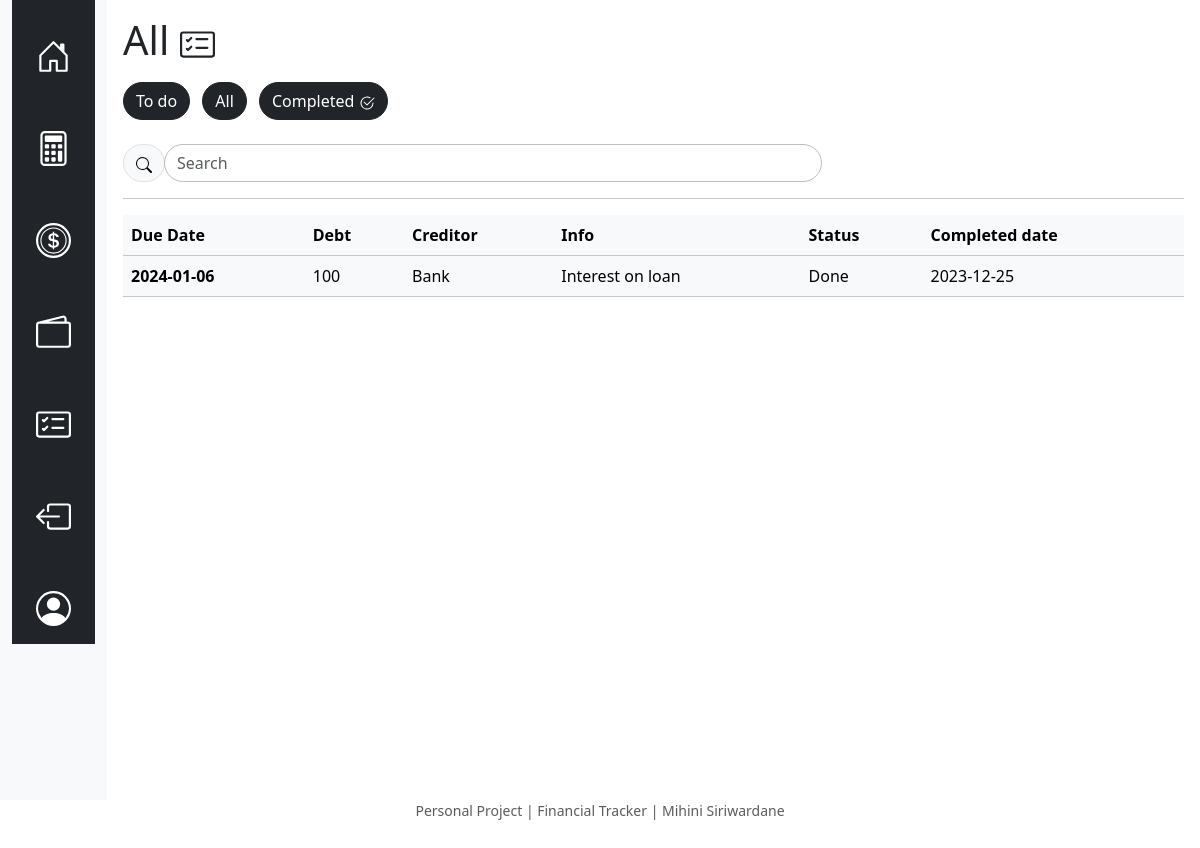
The page /all (signed in) on the database its author committed.
### tables this page shows
CREATE TABLE debt (
            debt_id INTEGER PRIMARY KEY,
            user_id INTEGER NOT NULL,
            date DATE NOT NULL,
            day NUMERIC NOT NULL,
            month NUMERIC NOT NULL,
            year NUMERIC NOT NULL,
            creditor TEXT NOT NULL,
            info TEXT,
            debt NUMERIC NOT NULL,
            time TIME NOT NULL,
            done TEXT NOT NULL DEFAULT 'Pending',
            done_time DATE,
            FOREIGN KEY (user_id) REFERENCES users(id)
        );

### app.py (the view)
@app.route("/all", methods=["GET", "POST"])
@login_required
def all():
    debt_data = db.execute(
        "SELECT user_id, debt_id, date, debt, creditor, info, done, done_time FROM debt WHERE user_id = ? ORDER BY date DESC",
        session["user_id"],
    )
    return render_template("all.html", debt_data=debt_data)

### app.py (called while the page is built)
@app.after_request
def after_request(response):
    response.headers["Cache-Control"] = "no-cache, no-store, must-revalidate"
    response.headers["Expires"] = 0
    response.headers["Pragma"] = "no-cache"
    return response

### helpers.py (called while the page is built)
def login_required(f):
    @wraps(f)
    def decorated_function(*args, **kwargs):
        if session.get("user_id") is None:
            return redirect("/login")
        return f(*args, **kwargs)
    return decorated_function

### templates/all.html (shortened to what this page needs)
{% extends "layout.html" %}
{% block main %}
    <h1>
        All
    </h1>
    <a href="/debt_tracker" class="btn btn-dark me-md-2" style="border-radius: 60px; color: white; text-decoration: none; margin-top: 10px;">To do</a>
    <a href="#" class="btn btn-dark me-md-2" style="border-radius: 60px; color: white; text-decoration: none; margin-top: 10px;">All</a>
    <a href="/completed" class="btn btn-dark me-md-2" style="border-radius: 60px; color: white; text-decoration: none; margin-top: 10px;">
        Completed
    </a>
    <br><br>
    <div class="row">
        <div class="col-md-8">
            <div class="input-group md-form form-sm form-1 pl-0">
                <div class="input-group-prepend">
                    <span class="input-group-text lighten-3" id="icon" style="border-radius: 60px;">
                        <i class="fas fa-search text-white" aria-hidden="true" style="border-radius: 60px;">
                            <svg xmlns="http://www.w3.org/2000/svg" width="16" height="16" fill="black" class="bi bi-search" viewBox="0 0 16 16">
                                <path d="M11.742 10.344a6.5 6.5 0 1 0-1.397 1.398h-.001c.03.04.062.078.098.115l3.85 3.85a1 1 0 0 0 1.415-1.414l-3.85-3.85a1.007 1.007 0 0 0-.115-.1zM12 6.5a5.5 5.5 0 1 1-11 0 5.5 5.5 0 0 1 11 0" />
                            </svg>
                        </i>
                    </span>
                </div>
                <input class="form-control my-0 py-1" id="debtSearch" type="text" placeholder="Search" aria-label="Search" style="border-radius: 60px;">
            </div>
        </div>
    </div>
    <hr>
    <table class="table table-light table-hover">
        <thead>
            <tr>
                <th scope="col">Due Date</th>
                <th scope="col">Debt</th>
                <th scope="col">Creditor</th>
                <th scope="col">Info</th>
                <th scope="col">Status</th>
                <th scope="col">Completed date</th>
            </tr>
        </thead>
        <tbody id="debtTable">
            {% for data in debt_data %}
                <tr>
                    <th>{{data.date}}</th>
                    <td>{{data.debt}}</td>
                    <td style="overflow-wrap: break-word;
                               word-wrap: break-word;
                               max-width: 100%;">{{data.creditor}}</td>
                <td style="overflow-wrap: break-word;
                           word-wrap: break-word;
                           max-width: 100%;">{{data.info}}</td>
                <td>{{data.done}}</td>
                <td>{{data.done_time}}</td>
                </tr>
            {% endfor %}
        </tbody>
    </table>
{% endblock %}

### static/styles.css (style rules this page uses)
body { margin: 0; }
.input-group.md-form.form-sm.form-1 input { border: 1px solid #bdbdbd; border-top-right-radius: 0.25rem; border-bottom-right-radius: 0.25rem; }

### rows shown on the page
debt: date "2024-01-06", debt "100", creditor "Bank", info "Interest on loan", done "Done", done_time "2023-12-25"
